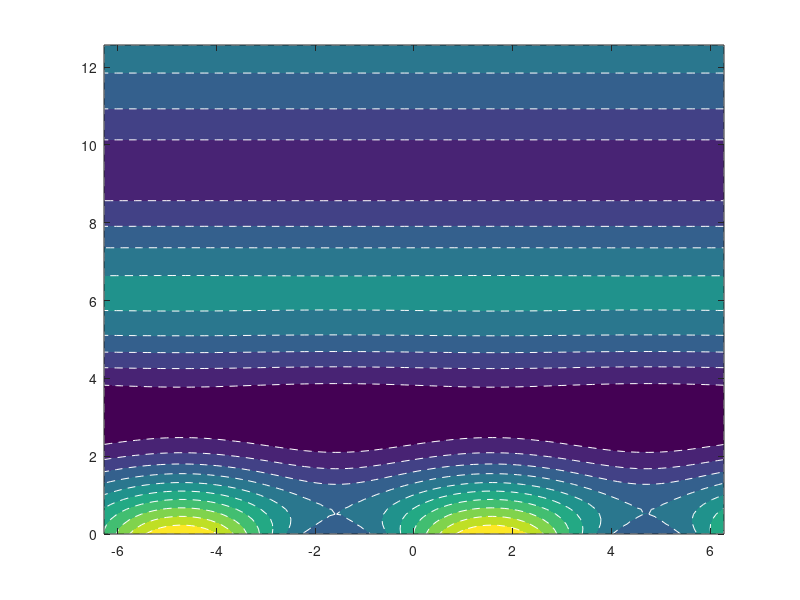

Source code (MATLAB):
clear;
x = linspace(-2*pi,2*pi);
y = linspace(0,4*pi);
[X,Y] = meshgrid(x,y);
Z = exp(-Y).*sin(X) + exp(-0.1*Y).*cos(Y);
gg=figure;
gg=contourf(X,Y,Z,10,'w--');

%h=figure;
%[C,h]=contour(X,Y,Z,8);%,'ShowText','on');
%clabel(C,h,[1.1 0.45 -0.164]);

[FX,FY] = gradient(Z);
%h2=figure;
%h2=quiver(X(1:5:100,1:5:100),Y(1:5:100,1:5:100),FX(1:5:100,1:5:100),FY(1:5:100,1:5:100));